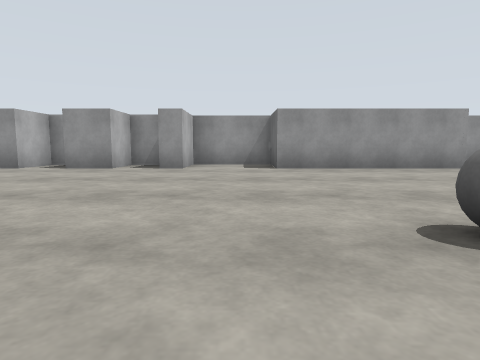
View 1 (above)

24 first-person views from a walk through a Gazebo world. The camera is 0.9 m above the floor, tilts 6° down and sees 75° across. The floor is counted in squares, 2 m on a side. Each view is taken from the middle of a square. On the plan, view 1 faces up. The plan holds only what a view shows up to about 9 squares ahead; the rest is blank. The place goes on beyond the plan. The robots in the file are not drawn. Gazebo's built-in surfaces are drawn with simple patterns.

View 2
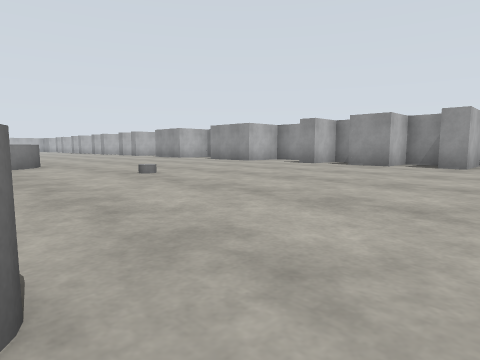

View 3
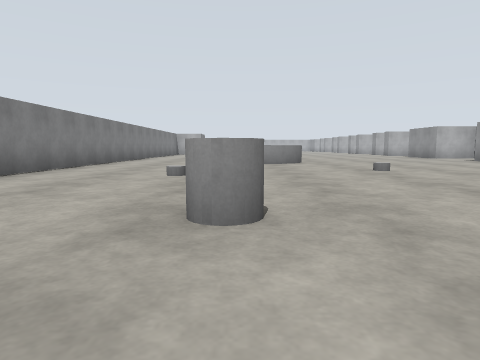

View 4
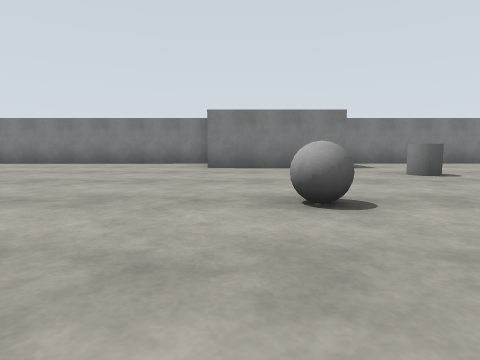

View 5
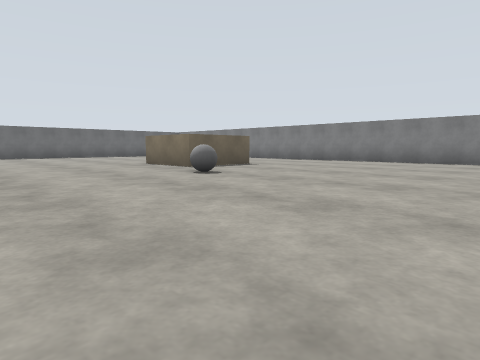

View 6
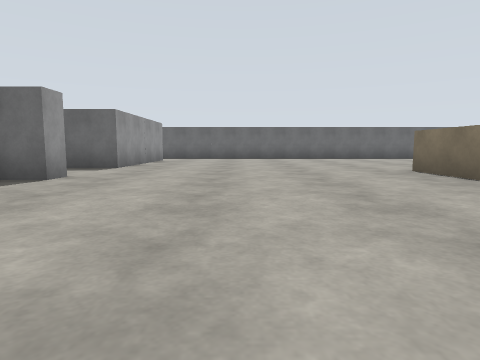

View 7
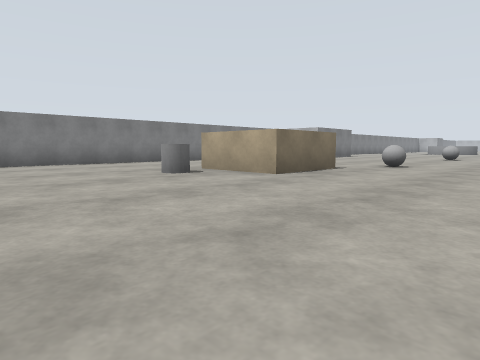

View 8
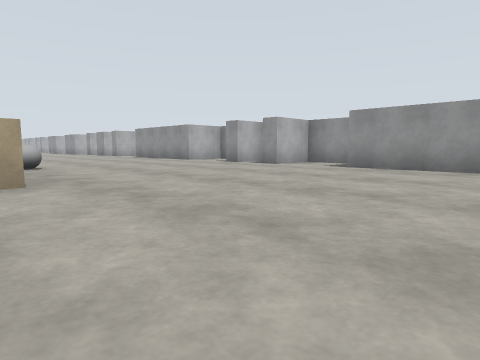

View 9
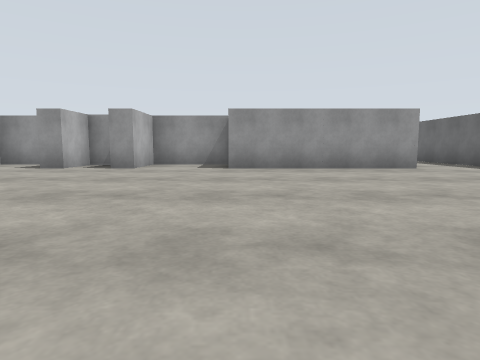

View 10
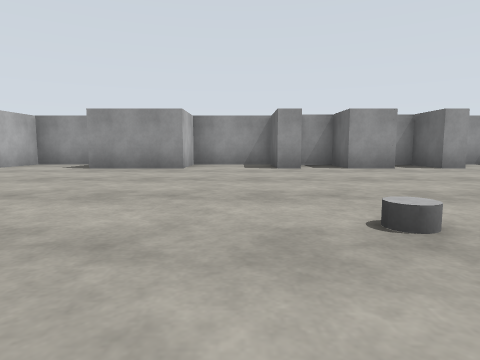

View 11
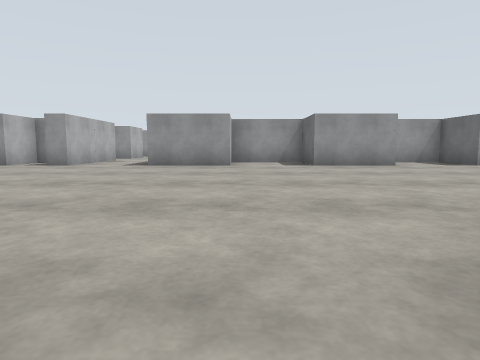

View 12
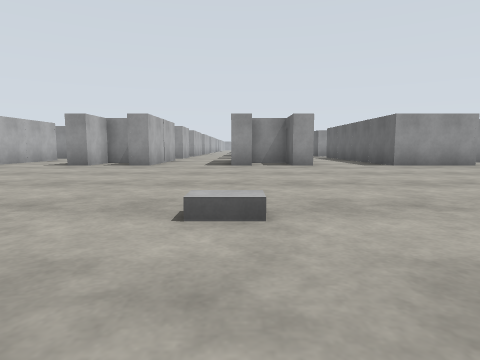

View 13
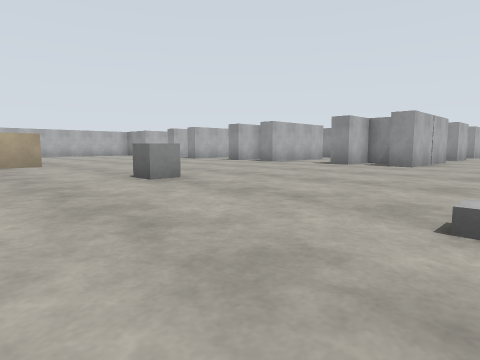

View 14
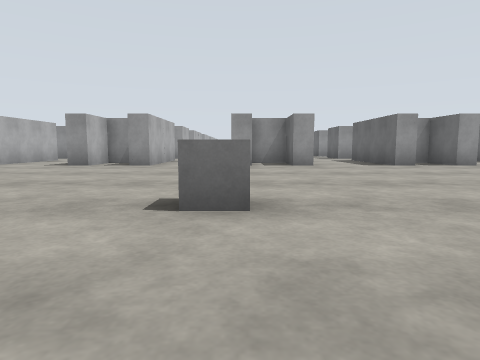

View 15
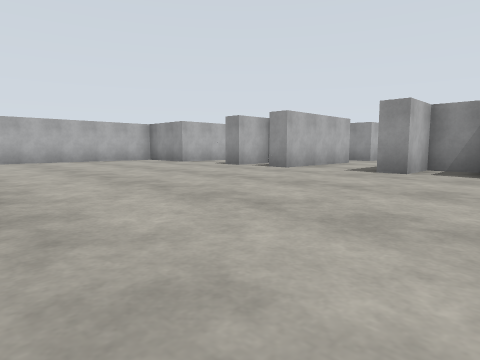

View 16
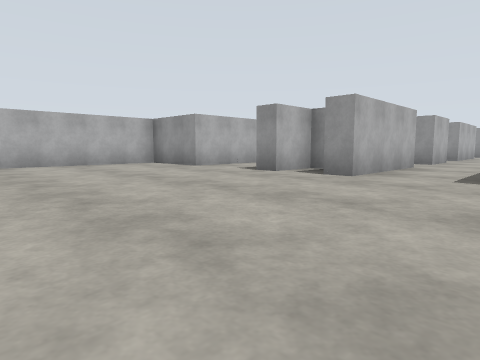

View 17
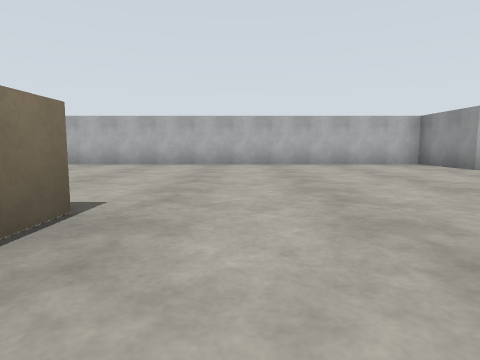

View 18
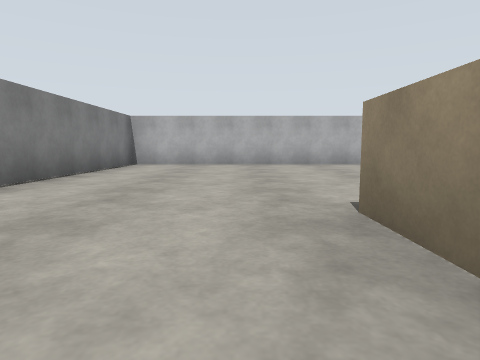

View 19
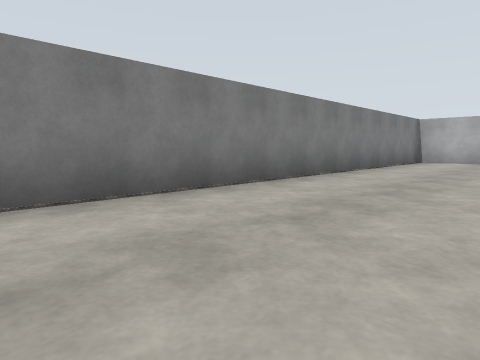

View 20
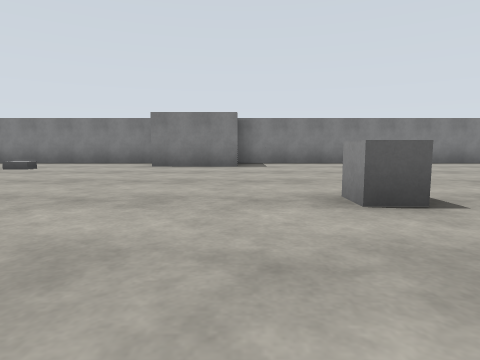

View 21
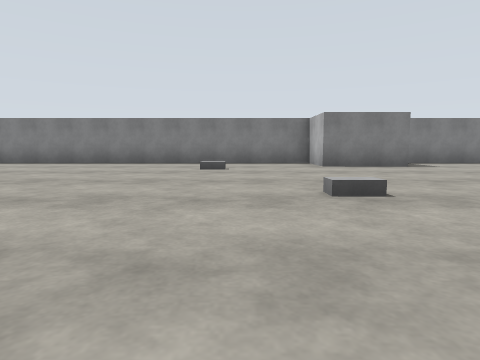

View 22
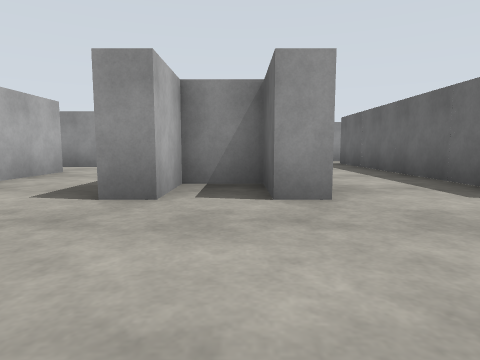

View 23
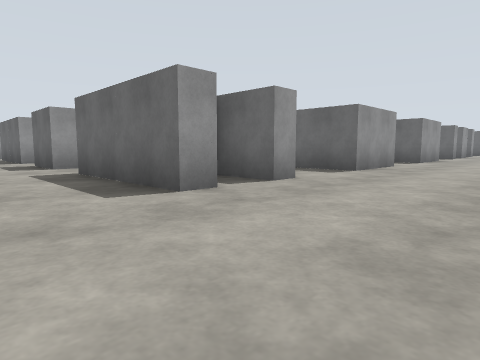

View 24
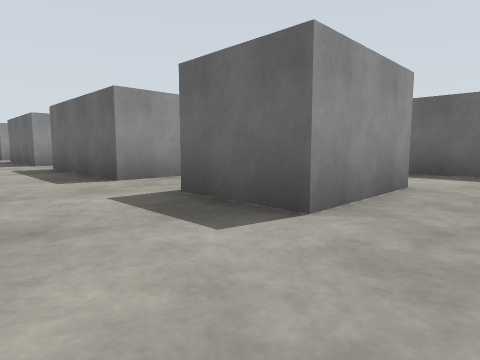

### Floor plan
Points are (right, up) in squares from view 1. A wall is a line through its corners. A room is listed if a view was taken in it or the views show most of it. See-through windows are left out.
Room 1 (views 1, 2, 3, 4, 5, 6, 7, 8, 9, 10, 11, 12, 13, 14, 15, 16, 17, 18, 19, 20, 21, 22, 23, 24)
walls: (-11.2, 6.6) (-13.2, 6.6) (-13.2, 11.6); (-7.2, 6.6) (-9.2, 6.6); (-15.2, 8.1) (-15.2, 6.6) (-15.7, 6.6); (-15.7, 7.8) (-16.7, 7.8) (-16.7, 6.6) (-17.2, 6.6) (-17.2, 9.7); (-15.1, 11.1) (-17.2, 11.1); (-20, -3.3) (-17.9, -3.3) (-17.9, -4.8) (-0.9, -4.8); (-19.7, 7.8) (-20.7, 7.8) (-20.7, 6.6) (-21.3, 6.6); (-1.7, 7.8) (-2.7, 7.8) (-2.7, 6.6) (-3.7, 6.6) (-3.7, 7.8) (-4.7, 7.8) (-4.7, 6.6) (-5.2, 6.6); (-19.2, 9.8) (-19.2, 6.6) (-19.7, 6.6); (-1.2, 8.1) (-1.2, 6.6) (-1.7, 6.6); (-0.4, -2.8) (2.7, -2.8); (-19.2, 11.1) (-20.1, 11.1); (-23.2, 8.1) (-23.2, 6.6) (-23.8, 6.6); (-25.1, 0.9) (-25.1, 0); (-23.9, 7.8) (-24.7, 7.8) (-24.7, 6.6) (-25.3, 6.6); (-26, -1.2) (-27.2, -1.2); (2.9, -4.8) (12.9, -4.8); (-27.3, 0.8) (-26.5, 0.8); (4.9, 6.6) (0.8, 6.6) (0.8, 8.1) (-0.5, 8.1); (-27.2, 9.7) (-27.2, 6.6) (-27.8, 6.6); (-28.2, 7.8) (-28.7, 7.8) (-28.7, 6.6) (-29.3, 6.6); (6.2, 8.1) (4.8, 8.1); (-27.2, 11.1) (-27.6, 11.1); (7.9, -1.4) (7.9, 0.8) (9.9, 0.8) (9.9, -1.2); (7.9, 7.8) (7.3, 7.8) (7.3, 6.6) (6.7, 6.6); (-31.2, 8.8) (-31.2, 6.6) (-33.2, 6.6) (-33.2, -4.8) (-19.9, -4.8); (10.8, 8.1) (8.8, 8.1) (8.8, 6.6) (8.3, 6.6); (14.5, 6.6) (10.8, 6.6) (10.8, 7.7)
ways out: opening at (-26.5, 12); opening at (-18.5, 12); opening at (-8.5, 7); opening at (-1, 8)
objects: grey box (-21, 2); grey box (-17, 1); grey box (-15, -2); grey cylinder (-9, -1) to (-8, 0); grey cylinder (-5, 2); grey cylinder (-4, -2); grey cylinder (-1, -1); grey ball (1, 2); grey ball (6, 1); grey cylinder (11, -1)

Positions as (right, up) in squares from view 1, and headings:
1: (0, 0), facing up
2: (0, -1), facing up-left
3: (1, -1), facing left
4: (2, 4), facing down
5: (2, 5), facing down-right
6: (4, 4), facing right
7: (14, 4), facing down-left
8: (14, 0), facing up-left
9: (11, 0), facing up
10: (-6, 0), facing up
11: (-11, -1), facing up
12: (-17, -1), facing up
13: (-17, -1), facing up-left
14: (-21, -1), facing up
15: (-23, 1), facing up-left
16: (-25, 2), facing up-left
17: (-25, 2), facing left
18: (-25, -2), facing left
19: (-23, -2), facing down-left
20: (-20, 4), facing down
21: (-16, 4), facing down
22: (-16, 4), facing up
23: (-19, 4), facing up-right
24: (-19, 10), facing up-right
